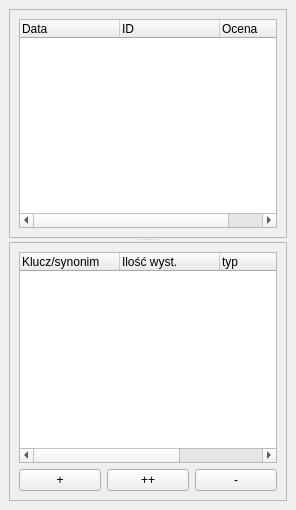
  <widget class="QDockWidget" name="dockWidget" >
   <property name="geometry" >
    <rect>
     <x>0</x>
     <y>65</y>
     <width>296</width>
     <height>510</height>
    </rect>
   </property>
   <property name="minimumSize" >
    <size>
     <width>190</width>
     <height>0</height>
    </size>
   </property>
   <property name="whatsThis" >
    <string/>
   </property>
   <property name="features" >
    <set>QDockWidget::DockWidgetFloatable|QDockWidget::DockWidgetMovable</set>
   </property>
   <property name="allowedAreas" >
    <set>Qt::LeftDockWidgetArea|Qt::RightDockWidgetArea</set>
   </property>
   <property name="windowTitle" >
    <string>Archiwum</string>
   </property>
   <attribute name="dockWidgetArea" >
    <number>1</number>
   </attribute>
   <widget class="QWidget" name="dockWidgetContents" >
    <property name="geometry" >
     <rect>
      <x>0</x>
      <y>21</y>
      <width>296</width>
      <height>489</height>
     </rect>
    </property>
    <layout class="QGridLayout" >
     <item row="0" column="0" >
      <widget class="QSplitter" name="splitter" >
       <property name="whatsThis" >
        <string/>
       </property>
       <property name="orientation" >
        <enum>Qt::Vertical</enum>
       </property>
       <widget class="QFrame" name="frame_7" >
        <property name="whatsThis" >
         <string>Drzewo archiwum zawiera wszystkie zapisane w bazie dokumenty. Elementy są zawarte w datach oraz ułożone malejąco. Opcje dotyczące dokumentów znajdujących się w archiwum dostępne są po kliknięciu prawym przyciskiem myszy oraz w menu 'Plik'.</string>
        </property>
        <property name="frameShape" >
         <enum>QFrame::StyledPanel</enum>
        </property>
        <property name="frameShadow" >
         <enum>QFrame::Plain</enum>
        </property>
        <layout class="QGridLayout" >
         <item row="0" column="0" >
          <widget class="QTreeWidget" name="docTree" >
           <property name="enabled" >
            <bool>true</bool>
           </property>
           <property name="whatsThis" >
            <string>Drzewo archiwum zawiera wszystkie zapisane w bazie dokumenty. Elementy są zawarte w datach oraz ułożone malejąco. Opcje dotyczące dokumentów znajdujących się w archiwum dostępne są po kliknięciu prawym przyciskiem myszy oraz w menu 'Plik'.</string>
           </property>
           <column>
            <property name="text" >
             <string>Data</string>
            </property>
           </column>
           <column>
            <property name="text" >
             <string>ID</string>
            </property>
           </column>
           <column>
            <property name="text" >
             <string>Ocena</string>
            </property>
           </column>
          </widget>
         </item>
        </layout>
       </widget>
       <widget class="QFrame" name="frame_6" >
        <property name="whatsThis" >
         <string>Drzewo kluczy. Pierwsza kolumna drzewa zawiera klucze oraz ich pochodne (synonimy). W kolumnie drugiej umieszczone są liczby, które oznaczają ilość snów w których wystąpił dany klucz lub jego synonim.</string>
        </property>
        <property name="frameShape" >
         <enum>QFrame::StyledPanel</enum>
        </property>
        <property name="frameShadow" >
         <enum>QFrame::Plain</enum>
        </property>
        <property name="lineWidth" >
         <number>0</number>
        </property>
        <layout class="QGridLayout" name="gridLayout" >
         <item row="0" column="0" colspan="3" >
          <widget class="QTreeWidget" name="keysTree" >
           <property name="whatsThis" >
            <string>Drzewo kluczy. Pierwsza kolumna drzewa zawiera klucze oraz ich pochodne (synonimy). W kolumnie drugiej umieszczone są liczby, które oznaczają ilość snów w których wystąpił dany klucz lub jego synonim.</string>
           </property>
           <column>
            <property name="text" >
             <string>Klucz/synonim</string>
            </property>
           </column>
           <column>
            <property name="text" >
             <string>Ilość wyst.</string>
            </property>
           </column>
           <column>
            <property name="text" >
             <string>typ</string>
            </property>
           </column>
           <column>
            <property name="text" >
             <string>ID</string>
            </property>
           </column>
          </widget>
         </item>
         <item row="1" column="0" >
          <widget class="QPushButton" name="newKeyButton" >
           <property name="enabled" >
            <bool>true</bool>
           </property>
           <property name="toolTip" >
            <string>Dodaj klucz</string>
           </property>
           <property name="whatsThis" >
            <string>Dodaje klucz bazowy.</string>
           </property>
           <property name="text" >
            <string>+</string>
           </property>
          </widget>
         </item>
         <item row="1" column="1" >
          <widget class="QPushButton" name="addNewSynonymButton" >
           <property name="whatsThis" >
            <string>Dodaje synonim zaznaczonego elementu.</string>
           </property>
           <property name="text" >
            <string>++</string>
           </property>
          </widget>
         </item>
         <item row="1" column="2" >
          <widget class="QPushButton" name="deleteNewKeyButton" >
           <property name="enabled" >
            <bool>true</bool>
           </property>
           <property name="whatsThis" >
            <string>Usuwa zaznaczony element, w przypadku zaznaczenia klucza bazowego, usunięte zostaną także wszystkie jego synonimy.</string>
           </property>
           <property name="text" >
            <string>-</string>
           </property>
          </widget>
         </item>
        </layout>
       </widget>
      </widget>
     </item>
    </layout>
   </widget>
  </widget>
